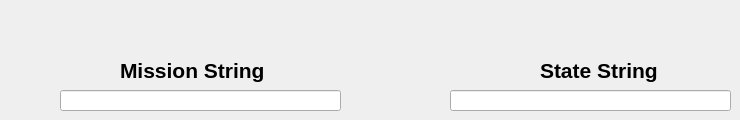
       <widget class="QWidget" name="diver_interface">
        <attribute name="title">
         <string>Diver Interface</string>
        </attribute>
        <widget class="QLabel" name="label_31">
         <property name="geometry">
          <rect>
           <x>120</x>
           <y>50</y>
           <width>171</width>
           <height>41</height>
          </rect>
         </property>
         <property name="font">
          <font>
           <pointsize>16</pointsize>
           <weight>75</weight>
           <bold>true</bold>
          </font>
         </property>
         <property name="text">
          <string>Mission String</string>
         </property>
        </widget>
        <widget class="QLineEdit" name="lineEdit_Div_Mission_string">
         <property name="geometry">
          <rect>
           <x>60</x>
           <y>90</y>
           <width>281</width>
           <height>21</height>
          </rect>
         </property>
        </widget>
        <widget class="QLabel" name="label_32">
         <property name="geometry">
          <rect>
           <x>540</x>
           <y>50</y>
           <width>171</width>
           <height>41</height>
          </rect>
         </property>
         <property name="font">
          <font>
           <pointsize>16</pointsize>
           <weight>75</weight>
           <bold>true</bold>
          </font>
         </property>
         <property name="text">
          <string>State String</string>
         </property>
        </widget>
        <widget class="QLineEdit" name="lineEdit_Div_State_String">
         <property name="geometry">
          <rect>
           <x>450</x>
           <y>90</y>
           <width>281</width>
           <height>21</height>
          </rect>
         </property>
        </widget>
       </widget>
